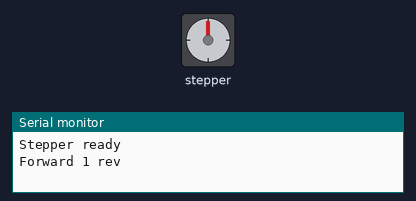
A program run on a simulated ESP32. Parts: stepper motor, the last lines printed to the serial monitor. Wiring (inferred from the names in the program): stepper motor driver (600 steps per turn assumed): step GPIO 26; direction GPIO 27; enable GPIO 25.

Above: at 0.05 s.
At 1.15 s:
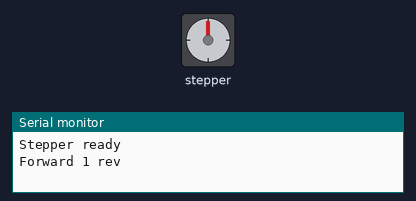
At 2.25 s:
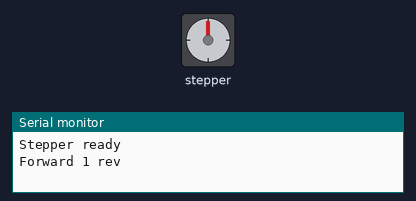
At 4.5 s:
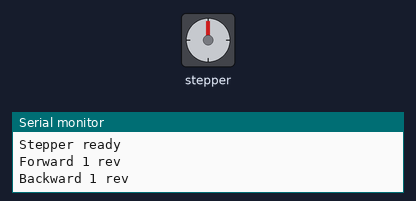
Timing chart, 0 to 7.3 s (numbered marks = the images above):
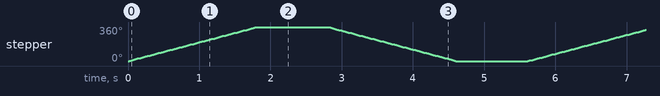

Measured:
- by itself, stepper: turns 360° clockwise in 1.8 s, then 360° counter-clockwise in 1.8 s, repeating every 5.6 s

The program:

main.cpp
```cpp
// Step 1: Basic stepper test
// ESP32 + CNC Shield V3 + DRV8825 + NEMA 17 (full step, no jumpers)

#include <Arduino.h>

#define STEP_PIN 26   // X.STEP
#define DIR_PIN  27   // X.DIR
#define EN_PIN   25   // EN (LOW = driver ON)

const int STEPS_PER_REV = 600;   // full step
const int STEP_DELAY_US = 1500;   // smaller = faster

void moveSteps(int steps, bool forward) {
  digitalWrite(DIR_PIN, forward ? HIGH : LOW);
  for (int i = 0; i < steps; i++) {
    digitalWrite(STEP_PIN, HIGH);
    delayMicroseconds(STEP_DELAY_US);
    digitalWrite(STEP_PIN, LOW);
    delayMicroseconds(STEP_DELAY_US);
  }
}

void setup() {
  Serial.begin(115200);
  pinMode(STEP_PIN, OUTPUT);
  pinMode(DIR_PIN, OUTPUT);
  pinMode(EN_PIN, OUTPUT);
  digitalWrite(EN_PIN, LOW);   // enable driver
  Serial.println("Stepper ready");
}

void loop() {
  Serial.println("Forward 1 rev");
  moveSteps(STEPS_PER_REV, true);
  delay(1000);

  Serial.println("Backward 1 rev");
  moveSteps(STEPS_PER_REV, false);
  delay(1000);
}
```
